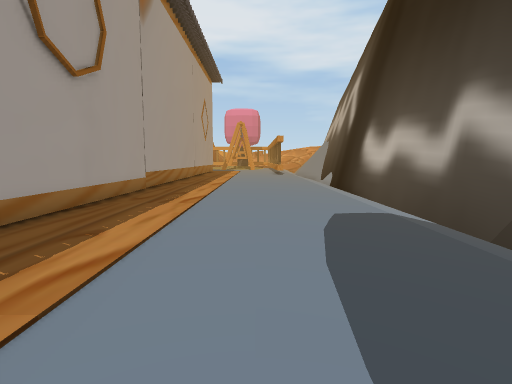
View 1 (above)

16 first-person views from a walk through a Unity game level. The camera is 1.3 m above the floor, tilts 6° down and sees 80° across. The floor is counted in squares, 1 m on a side. Each view is taken from the middle of a square. On the plan, view 1 faces up. The plan holds only what a view shows up to about 14 squares ahead; the rest is blank. The place goes on beyond the plan. Some animated figures are left out. Door leaves are left out, so doorways stand open.

View 2
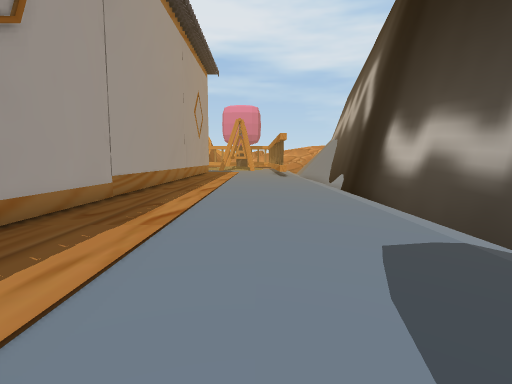

View 3
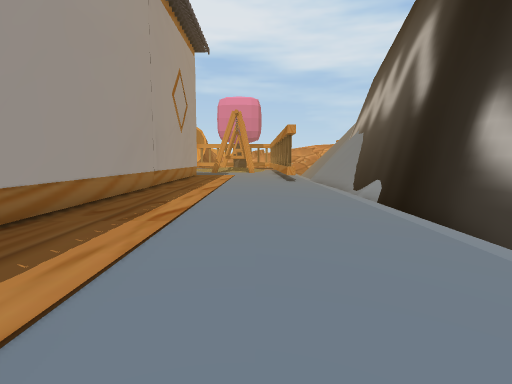

View 4
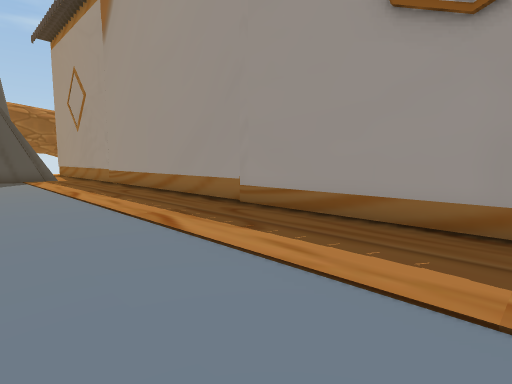

View 5
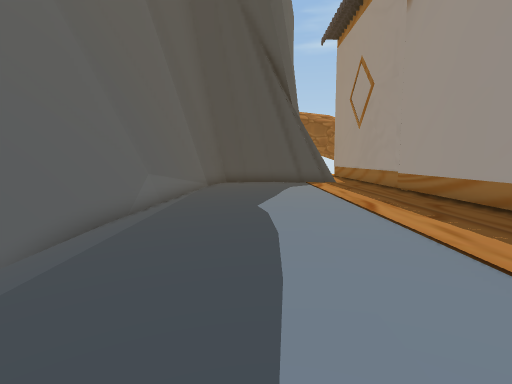

View 6
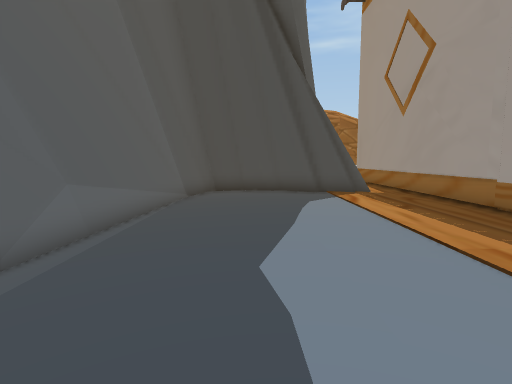

View 7
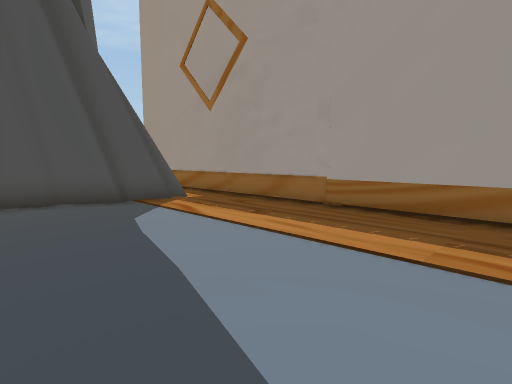

View 8
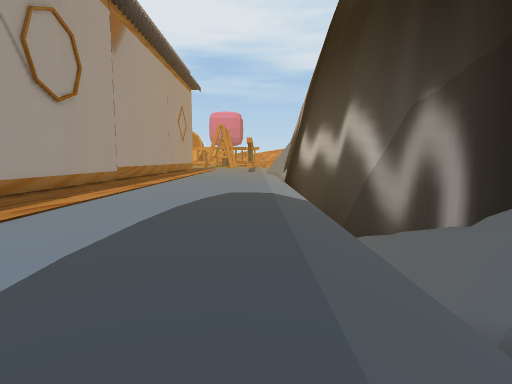

View 9
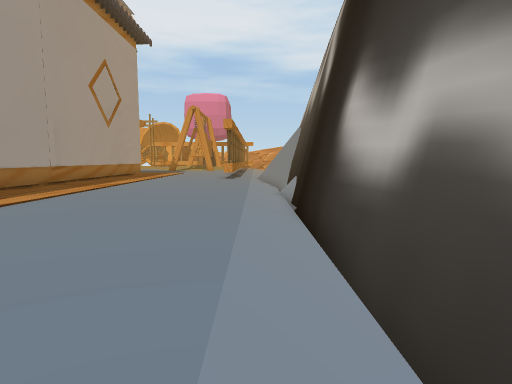

View 10
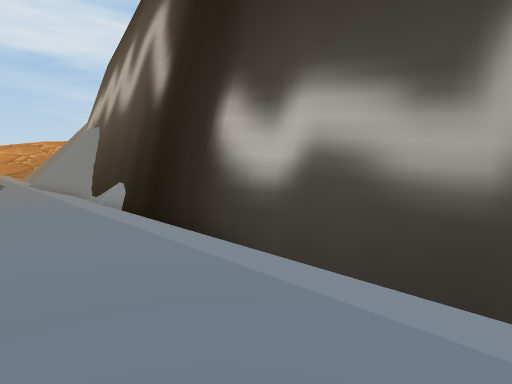

View 11
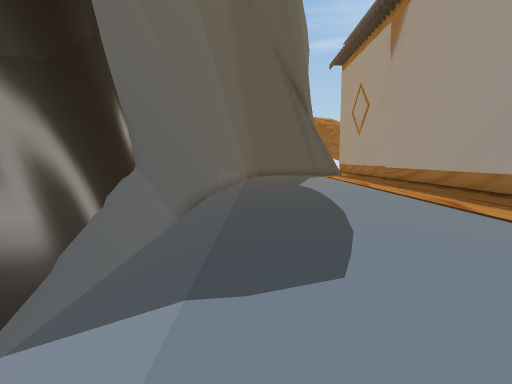

View 12
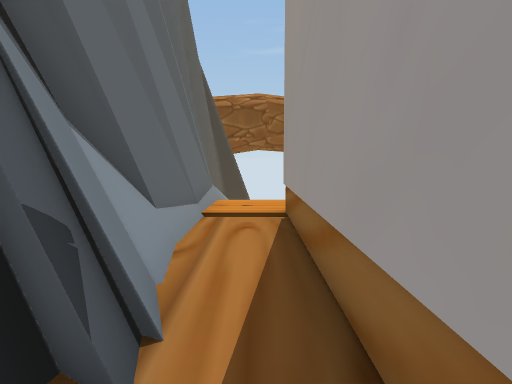

View 13
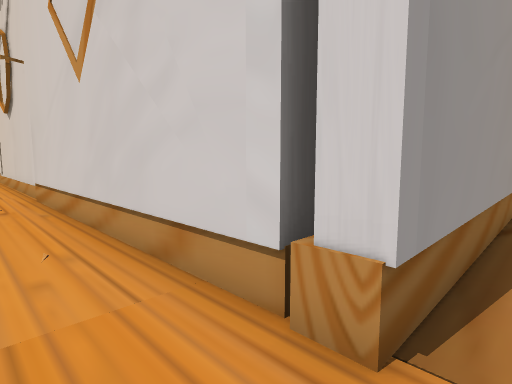

View 14
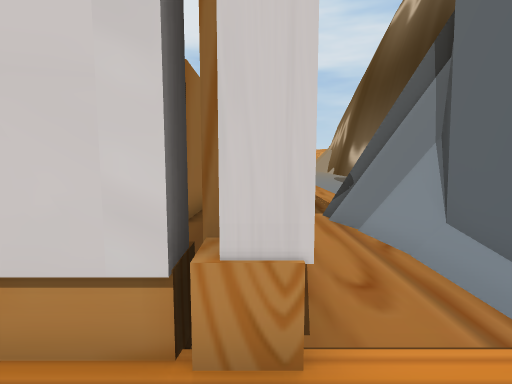

View 15
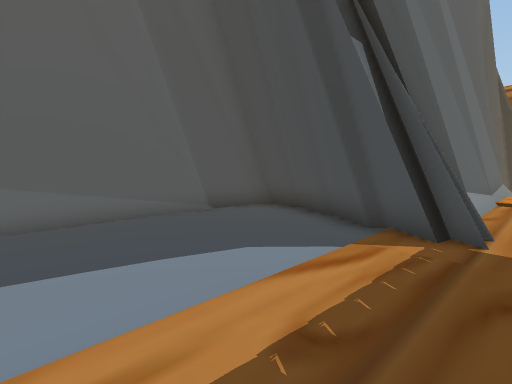

View 16
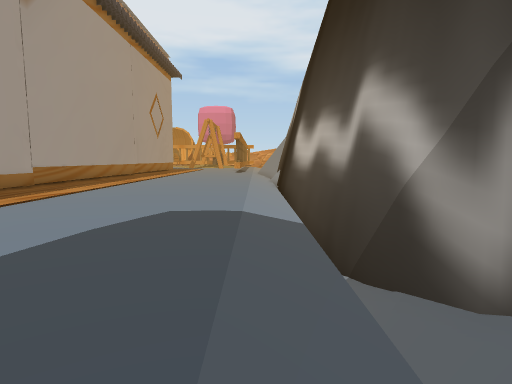

### Floor plan
Key: @ floor where view 1 was taken; # wall or solid block; x gap in a wall; . main floor; : floor 0.25 m higher than the main floor; / step, stairs or slope; = window, fence, low wall or low ledge; v drop or lower ground.
Columns run from 22 left of view 1 to 7 right of it. Each row starts with its distance up from view 1.
 24                  #.... ...//#
 23                  #........//#
 22                  #........//#
 21                  #........//#
 20                  #........//#
 19                  #........//#
 18                  #........//#
 17                  #........//#
 16                  #........//##
 15                  #........//v#
 14                  #........//v#
 13                  #........//v#
 12                  #........// #
 11                  #........// #
 10                  #........// #
  9                  #........// #
  8                  #........// #
  7                  #........//v#
  6                  #........//v#
  5                  #........//v#
  4                  #........// v
  3                  #........//vv
  2                  #........//v=
  1                  #........//v#
  0                  #....@...//v#
 -1                  #........//v#
 -2                  #........//##
 -3                  #......../ ##
 -4                  #......../=#
 -5                  #......../##
 -6                  #......../##
 -7                  #......../#
 -8                  #......../#
 -9                  #........=#
-10                  #........##
-11                #.#........##
-12                #x#.####...#
-13                 .#.########
-14                 .#.=#
-15                  #.##
-16                  #.##
-17 ##################/=#
-18    ::::::::::::::::=#
-19             :::::::=#
-20                    =#
-21                    =#

Where each view was taken, in squares from view 1:
view 1: 0 up, 0 right, facing up
view 2: 3 up, 0 right, facing up
view 3: 9 up, 0 right, facing up
view 4: 9 up, 1 right, facing down-left
view 5: 5 up, 1 right, facing down
view 6: 0 up, 1 right, facing down
view 7: 3 down, 2 right, facing down-left
view 8: 4 down, 3 right, facing up
view 9: 10 up, 4 right, facing up
view 10: 11 up, 1 right, facing up-right
view 11: 11 up, 3 right, facing down
view 12: 10 down, 4 left, facing down
view 13: 19 down, 4 left, facing up-left
view 14: 19 down, 5 left, facing up
view 15: 6 down, 4 left, facing down-right
view 16: 1 up, 4 right, facing up
